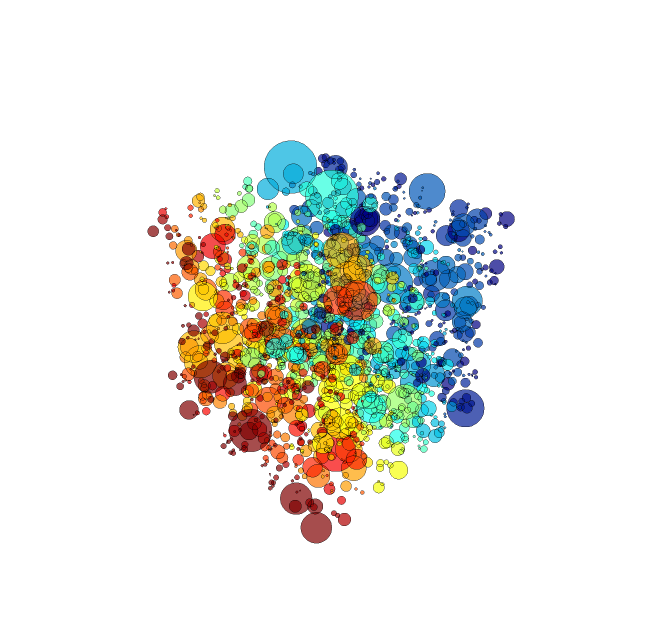

The notebook cell this image was saved under:
### Code cell
op.visualization.plot_notebook(region,
                               node_size=region['pore.diameter'],
                               node_color=Diff['pore.concentration'],
                               colormap='jet',
                               node_scale=2*10**8,
                               edge_scale=0.0001
                               )

### Figure 1 — Plotly figure (JSON) as saved in the notebook; plotly's stock layout.template omitted (floating-point values rounded to 4 significant figures; data arrays with more than 128 entries replaced by an {"elided": "..."} marker saying what was removed)
{"data": [{"hoverinfo": "text", "line": {"color": {"elided": "3139 float values"}, "colorscale": [[0, "rgb(0,0,131)"], [0.2, "rgb(0,60,170)"], [0.4, "rgb(5,255,255)"], [0.6, "rgb(255,255,0)"], [0.8, "rgb(250,0,0)"], [1, "rgb(128,0,0)"]], "width": 0.0001}, "mode": "lines", "text": {"elided": "3139 str values"}, "type": "scatter3d", "x": {"elided": "9417 float values"}, "y": {"elided": "9417 float values"}, "z": {"elided": "9417 float values"}}, {"hoverinfo": "text", "marker": {"color": {"elided": "1553 float values"}, "colorscale": [[0, "rgb(0,0,131)"], [0.2, "rgb(0,60,170)"], [0.4, "rgb(5,255,255)"], [0.6, "rgb(255,255,0)"], [0.8, "rgb(250,0,0)"], [1, "rgb(128,0,0)"]], "line": {"color": "black", "width": 0.5}, "size": {"elided": "1553 float values"}, "symbol": "circle"}, "mode": "markers", "text": {"elided": "1553 str values"}, "type": "scatter3d", "x": {"elided": "1553 float values"}, "y": {"elided": "1553 float values"}, "z": {"elided": "1553 float values"}}], "layout": {"height": 625, "hovermode": "closest", "margin": {"t": 100}, "scene": {"xaxis": {"showbackground": false, "showgrid": false, "showline": false, "showticklabels": false, "title": {"text": ""}, "zeroline": false}, "yaxis": {"showbackground": false, "showgrid": false, "showline": false, "showticklabels": false, "title": {"text": ""}, "zeroline": false}, "zaxis": {"showbackground": false, "showgrid": false, "showline": false, "showticklabels": false, "title": {"text": ""}, "zeroline": false}}, "showlegend": false, "width": 650}}
